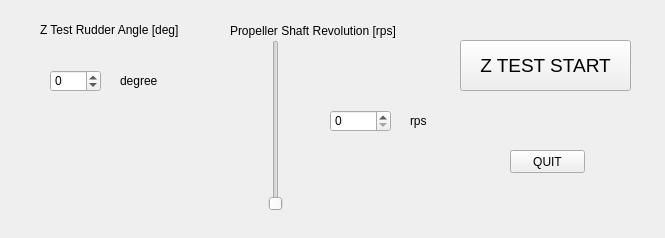
<?xml version="1.0" encoding="UTF-8"?>
<ui version="4.0">
 <class>ZTestMMG</class>
 <widget class="QMainWindow" name="ZTestMMG">
  <property name="geometry">
   <rect>
    <x>0</x>
    <y>0</y>
    <width>665</width>
    <height>238</height>
   </rect>
  </property>
  <property name="windowTitle">
   <string>MainWindow</string>
  </property>
  <widget class="QWidget" name="centralwidget">
   <widget class="QPushButton" name="ZstartButton">
    <property name="geometry">
     <rect>
      <x>460</x>
      <y>40</y>
      <width>171</width>
      <height>51</height>
     </rect>
    </property>
    <property name="font">
     <font>
      <pointsize>14</pointsize>
     </font>
    </property>
    <property name="text">
     <string>Z TEST START</string>
    </property>
   </widget>
   <widget class="QSlider" name="ZpropellerSlider">
    <property name="geometry">
     <rect>
      <x>250</x>
      <y>40</y>
      <width>51</width>
      <height>171</height>
     </rect>
    </property>
    <property name="maximum">
     <number>150</number>
    </property>
    <property name="orientation">
     <enum>Qt::Vertical</enum>
    </property>
   </widget>
   <widget class="QLabel" name="ZpropellerLabel">
    <property name="geometry">
     <rect>
      <x>230</x>
      <y>20</y>
      <width>221</width>
      <height>21</height>
     </rect>
    </property>
    <property name="text">
     <string>Propeller Shaft Revolution [rps]</string>
    </property>
   </widget>
   <widget class="QLabel" name="ZrudderLabel0">
    <property name="geometry">
     <rect>
      <x>40</x>
      <y>20</y>
      <width>151</width>
      <height>20</height>
     </rect>
    </property>
    <property name="text">
     <string>Z Test Rudder Angle [deg]</string>
    </property>
   </widget>
   <widget class="QPushButton" name="ZquitButton">
    <property name="geometry">
     <rect>
      <x>510</x>
      <y>150</y>
      <width>75</width>
      <height>23</height>
     </rect>
    </property>
    <property name="text">
     <string>QUIT</string>
    </property>
   </widget>
   <widget class="QSpinBox" name="ZrudderBox">
    <property name="geometry">
     <rect>
      <x>50</x>
      <y>70</y>
      <width>51</width>
      <height>22</height>
     </rect>
    </property>
    <property name="minimum">
     <number>-45</number>
    </property>
    <property name="maximum">
     <number>45</number>
    </property>
   </widget>
   <widget class="QLabel" name="ZrudderLabel2">
    <property name="geometry">
     <rect>
      <x>120</x>
      <y>70</y>
      <width>61</width>
      <height>21</height>
     </rect>
    </property>
    <property name="text">
     <string>degree</string>
    </property>
   </widget>
   <widget class="QSpinBox" name="ZpropellerBox">
    <property name="geometry">
     <rect>
      <x>330</x>
      <y>110</y>
      <width>61</width>
      <height>22</height>
     </rect>
    </property>
    <property name="maximum">
     <number>150</number>
    </property>
   </widget>
   <widget class="QLabel" name="ZpropellerLabel2">
    <property name="geometry">
     <rect>
      <x>410</x>
      <y>110</y>
      <width>61</width>
      <height>21</height>
     </rect>
    </property>
    <property name="text">
     <string>rps</string>
    </property>
   </widget>
  </widget>
 </widget>
 <resources/>
 <connections>
  <connection>
   <sender>ZstartButton</sender>
   <signal>clicked()</signal>
   <receiver>ZTestMMG</receiver>
   <slot>clicked_start()</slot>
   <hints>
    <hint type="sourcelabel">
     <x>492</x>
     <y>72</y>
    </hint>
    <hint type="destinationlabel">
     <x>479</x>
     <y>116</y>
    </hint>
   </hints>
  </connection>
  <connection>
   <sender>ZquitButton</sender>
   <signal>released()</signal>
   <receiver>ZTestMMG</receiver>
   <slot>close()</slot>
   <hints>
    <hint type="sourcelabel">
     <x>555</x>
     <y>156</y>
    </hint>
    <hint type="destinationlabel">
     <x>515</x>
     <y>214</y>
    </hint>
   </hints>
  </connection>
  <connection>
   <sender>ZpropellerSlider</sender>
   <signal>sliderMoved(int)</signal>
   <receiver>ZTestMMG</receiver>
   <slot>change_shaft_revolution()</slot>
   <hints>
    <hint type="sourcelabel">
     <x>279</x>
     <y>191</y>
    </hint>
    <hint type="destinationlabel">
     <x>324</x>
     <y>191</y>
    </hint>
   </hints>
  </connection>
  <connection>
   <sender>ZrudderBox</sender>
   <signal>valueChanged(int)</signal>
   <receiver>ZTestMMG</receiver>
   <slot>change_rudder_angle()</slot>
   <hints>
    <hint type="sourcelabel">
     <x>96</x>
     <y>78</y>
    </hint>
    <hint type="destinationlabel">
     <x>153</x>
     <y>216</y>
    </hint>
   </hints>
  </connection>
  <connection>
   <sender>ZpropellerSlider</sender>
   <signal>sliderMoved(int)</signal>
   <receiver>ZpropellerBox</receiver>
   <slot>setValue(int)</slot>
   <hints>
    <hint type="sourcelabel">
     <x>283</x>
     <y>81</y>
    </hint>
    <hint type="destinationlabel">
     <x>371</x>
     <y>121</y>
    </hint>
   </hints>
  </connection>
  <connection>
   <sender>ZpropellerBox</sender>
   <signal>valueChanged(int)</signal>
   <receiver>ZpropellerSlider</receiver>
   <slot>setValue(int)</slot>
   <hints>
    <hint type="sourcelabel">
     <x>367</x>
     <y>121</y>
    </hint>
    <hint type="destinationlabel">
     <x>270</x>
     <y>115</y>
    </hint>
   </hints>
  </connection>
  <connection>
   <sender>ZpropellerBox</sender>
   <signal>valueChanged(int)</signal>
   <receiver>ZTestMMG</receiver>
   <slot>change_shaft_revolution()</slot>
   <hints>
    <hint type="sourcelabel">
     <x>391</x>
     <y>111</y>
    </hint>
    <hint type="destinationlabel">
     <x>428</x>
     <y>96</y>
    </hint>
   </hints>
  </connection>
 </connections>
 <slots>
  <slot>clicked_start()</slot>
  <slot>clicked_stop()</slot>
  <slot>change_rudder_angle()</slot>
  <slot>change_shaft_revolution()</slot>
 </slots>
</ui>
